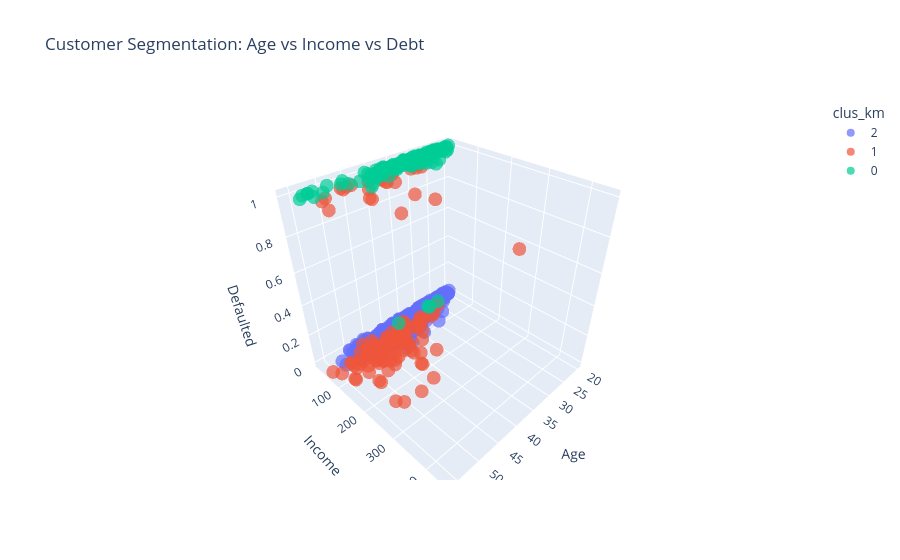

The notebook cell this image was saved under:
### Code cell
import plotly.express as px

# 1. Convert Cluster to String
# We do this so Plotly treats it as a "Category" (Distinct Colors), 
# not a "Number" (Continuous Gradient).
data['clus_km'] = data['clus_km'].astype(str)

# 2. Build the 3D Cube
fig = px.scatter_3d(data, 
                    x='Age', 
                    y='Income', 
                    z='Defaulted',
                    color='clus_km',
                    opacity=0.7,                 # Makes points slightly see-through
                    size_max=10,
                    title='Customer Segmentation: Age vs Income vs Debt')

# 3. Show it
fig.show()

### Figure 1 — Plotly figure (JSON) as saved in the notebook; plotly's stock layout.template omitted (floating-point values rounded to 4 significant figures; data arrays with more than 128 entries replaced by an {"elided": "..."} marker saying what was removed)
{"data": [{"hovertemplate": "clus_km=2<br>Age=%{x}<br>Income=%{y}<br>Defaulted=%{z}<extra></extra>", "legendgroup": "2", "marker": {"color": "#636efa", "opacity": 0.7, "symbol": "circle"}, "mode": "markers", "name": "2", "scene": "scene", "showlegend": true, "type": "scatter3d", "x": {"elided": "414 int values"}, "y": {"elided": "414 int values"}, "z": {"elided": "414 float values"}}, {"hovertemplate": "clus_km=1<br>Age=%{x}<br>Income=%{y}<br>Defaulted=%{z}<extra></extra>", "legendgroup": "1", "marker": {"color": "#EF553B", "opacity": 0.7, "symbol": "circle"}, "mode": "markers", "name": "1", "scene": "scene", "showlegend": true, "type": "scatter3d", "x": [47, 47, 47, 45, 37, 42, 48, 37, 47, 36, 39, 36, 44, 41, 40, 49, 47, 32, 34, 44, 36, 39, 52, 47, 26, 47, 52, 47, 47, 43, 40, 50, 46, 41, 32, 37, 51, 43, 38, 48, 35, 38, 41, 40, 41, 45, 44, 48, 39, 47, 40, 42, 46, 51, 43, 46, 43, 32, 45, 47, 45, 42, 38, 45, 39, 41, 55, 51, 41, 51, 46, 41, 48, 45, 41, 41, 40, 33, 54, 41, 43, 43, 46, 47, 51, 39, 40, 39, 44, 32, 39, 41, 42, 50, 49, 42, 52, 39, 40, 50, 37, 52, 54, 52, 42, 56, 29, 39, 35, 30, 54, 41, 53, 48, 48, 34, 44, 40, 33, 41, 34, 48, 45, 48, 52], "y": [100, 253, 115, 77, 123, 55, 113, 177, 81, 33, 60, 67, 74, 145, 157, 51, 50, 63, 68, 101, 39, 89, 89, 129, 45, 30, 64, 221, 113, 242, 116, 102, 52, 83, 51, 54, 82, 64, 63, 100, 77, 58, 91, 45, 91, 94, 113, 70, 75, 136, 102, 186, 126, 120, 72, 144, 79, 57, 132, 52, 51, 51, 63, 35, 52, 71, 78, 249, 86, 166, 60, 176, 59, 91, 96, 100, 89, 72, 120, 63, 60, 446, 99, 51, 159, 67, 220, 60, 86, 75, 57, 75, 66, 80, 79, 190, 76, 56, 116, 71, 50, 70, 114, 234, 121, 59, 65, 73, 98, 68, 118, 135, 78, 148, 66, 75, 129, 100, 58, 76, 67, 101, 62, 50, 64], "z": [0.0, 0.0, 0.0, 0.0, 0.0, 0.0, 0.0, 0.0, 0.0, 0.0, 0.0, 0.0, 0.0, 0.0, 0.0, 0.0, 0.0, 0.0, 1.0, 0.0, 0.0, 0.0, 0.0, 1.0, 0.0, 0.0, 0.0, 1.0, 0.0, 0.0, 0.0, 0.0, 1.0, 0.0, 0.0, 0.0, 0.0, 0.0, 0.0, 0.0, 0.0, 0.0, 0.0, 0.0, 1.0, 1.0, 0.0, 0.0, 0.0, 1.0, 1.0, 0.0, 0.0, 0.0, 0.0, 0.0, 0.0, 1.0, 0.0, 1.0, 0.0, 0.0, 1.0, 0.0, 0.0, 1.0, 0.0, 0.0, 1.0, 0.0, 0.0, 1.0, 1.0, 0.0, 0.0, 0.0, 0.0, 1.0, 1.0, 0.0, 1.0, 1.0, 0.0, 0.0, 0.0, 0.0, 1.0, 1.0, 0.0, 1.0, 0.0, 0.0, 0.0, 0.0, 0.0, 0.0, 0.0, 0.0, 0.0, 0.0, 1.0, 1.0, 0.0, 0.0, 0.0, 0.0, 0.0, 0.0, 0.0, 0.0, 0.0, 0.0, 1.0, 0.0, 0.0, 0.0, 0.0, 0.0, 0.0, 0.0, 0.0, 0.0, 0.0, 1.0, 0.0]}, {"hovertemplate": "clus_km=0<br>Age=%{x}<br>Income=%{y}<br>Defaulted=%{z}<extra></extra>", "legendgroup": "0", "marker": {"color": "#00cc96", "opacity": 0.7, "symbol": "circle"}, "mode": "markers", "name": "0", "scene": "scene", "showlegend": true, "type": "scatter3d", "x": {"elided": "161 int values"}, "y": {"elided": "161 int values"}, "z": {"elided": "161 float values"}}], "layout": {"legend": {"title": {"text": "clus_km"}, "tracegroupgap": 0}, "scene": {"domain": {"x": [0, 1], "y": [0, 1]}, "xaxis": {"title": {"text": "Age"}}, "yaxis": {"title": {"text": "Income"}}, "zaxis": {"title": {"text": "Defaulted"}}}, "title": {"text": "Customer Segmentation: Age vs Income vs Debt"}}}
